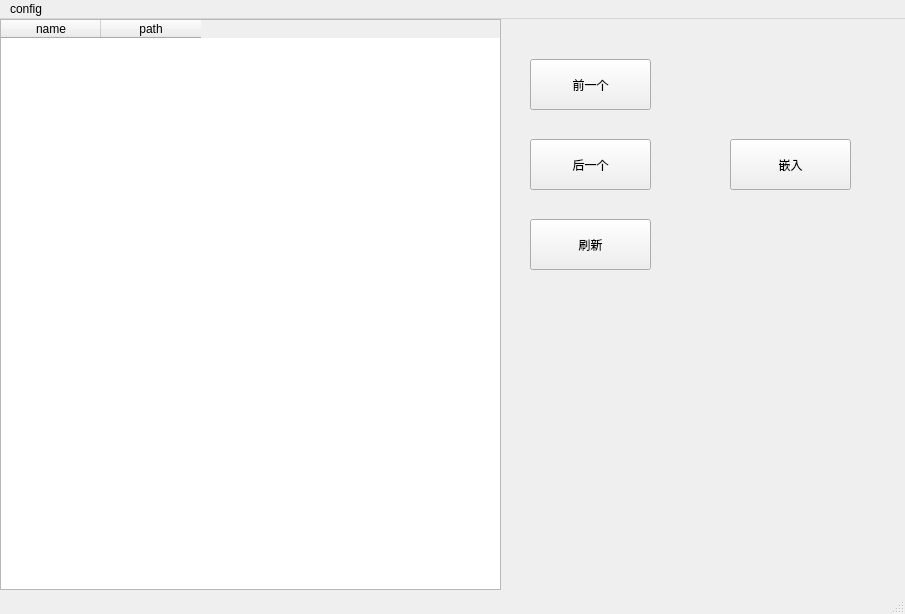
<?xml version="1.0" encoding="UTF-8"?>
<ui version="4.0">
 <class>MainWindow</class>
 <widget class="QMainWindow" name="MainWindow">
  <property name="geometry">
   <rect>
    <x>0</x>
    <y>0</y>
    <width>905</width>
    <height>614</height>
   </rect>
  </property>
  <property name="windowTitle">
   <string>MainWindow</string>
  </property>
  <widget class="QWidget" name="centralwidget">
   <widget class="QPushButton" name="prev">
    <property name="geometry">
     <rect>
      <x>530</x>
      <y>40</y>
      <width>121</width>
      <height>51</height>
     </rect>
    </property>
    <property name="text">
     <string>前一个</string>
    </property>
   </widget>
   <widget class="QPushButton" name="embedded">
    <property name="geometry">
     <rect>
      <x>730</x>
      <y>120</y>
      <width>121</width>
      <height>51</height>
     </rect>
    </property>
    <property name="text">
     <string>嵌入</string>
    </property>
   </widget>
   <widget class="QPushButton" name="nxt">
    <property name="geometry">
     <rect>
      <x>530</x>
      <y>120</y>
      <width>121</width>
      <height>51</height>
     </rect>
    </property>
    <property name="text">
     <string>后一个</string>
    </property>
   </widget>
   <widget class="QPushButton" name="flush">
    <property name="geometry">
     <rect>
      <x>530</x>
      <y>200</y>
      <width>121</width>
      <height>51</height>
     </rect>
    </property>
    <property name="text">
     <string>刷新</string>
    </property>
   </widget>
   <widget class="QTableWidget" name="tableWidget">
    <property name="geometry">
     <rect>
      <x>0</x>
      <y>0</y>
      <width>501</width>
      <height>571</height>
     </rect>
    </property>
    <column>
     <property name="text">
      <string>name</string>
     </property>
    </column>
    <column>
     <property name="text">
      <string>path</string>
     </property>
    </column>
   </widget>
  </widget>
  <widget class="QMenuBar" name="menubar">
   <property name="geometry">
    <rect>
     <x>0</x>
     <y>0</y>
     <width>905</width>
     <height>21</height>
    </rect>
   </property>
   <widget class="QMenu" name="menuconfig">
    <property name="title">
     <string>config</string>
    </property>
    <addaction name="actionpeople"/>
   </widget>
   <addaction name="menuconfig"/>
  </widget>
  <widget class="QStatusBar" name="statusbar"/>
  <action name="actionpeople">
   <property name="text">
    <string>people</string>
   </property>
  </action>
 </widget>
 <resources/>
 <connections/>
</ui>
